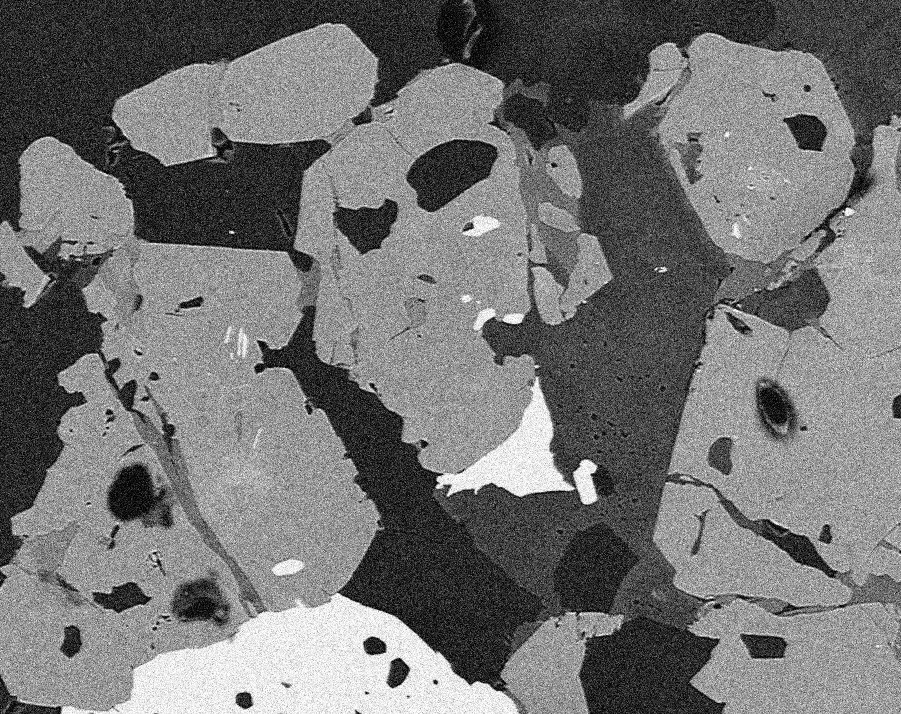
#> input picture OpenCV/BSE_Google_noisy.jpg, 901 x 714 px
$ jupyter execute 'denoising and edge detection.ipynb'
#> lines starting #> are read from the running program, lines starting #| are printed output that depends on the picture
[cell 1]
import cv2
import numpy as np
from matplotlib import pyplot as plt

[cell 2]
img = cv2.imread("BSE_Google_noisy.jpg")
#> img is the input picture: shape (714, 901, 3); min 0, max 255, mean 114.9

[cell 3]
kernel=np.ones((3,3), np.float32)/9

[cell 4]
filt_2D=cv2.filter2D(img, -1, kernel)

[cell 5]
cv2.imshow("original",img)
cv2.imshow("2D Custom Filter", filt_2D)
cv2.waitKey(0)
cv2.destroyAllWindows()

[cell 6]
blur=cv2.blur(img,(3,3))

[cell 7]
cv2.imshow("original",img)
cv2.imshow("Blurred", blur)
cv2.waitKey(0)
cv2.destroyAllWindows()

[cell 8]
gaussian_blur=cv2.GaussianBlur(img, (5,5),0)

[cell 9]
cv2.imshow("original",img)
cv2.imshow("Gaussian Blurred", gaussian_blur)
cv2.waitKey(0)
cv2.destroyAllWindows()

[cell 10]
median=cv2.medianBlur(img,5)

[cell 11]
cv2.imshow("original",img)
cv2.imshow("Median Blurred", median)
cv2.waitKey(0)
cv2.destroyAllWindows()

[cell 12]
bilateral_blur=cv2.bilateralFilter(img, 9,75,75)

[cell 13]
cv2.imshow("original",img)
cv2.imshow("Bilateral Blurred", bilateral_blur)
cv2.waitKey(0)
cv2.destroyAllWindows()

<h3>edge detection

[cell 14]
image=cv2.imread("Neuron.jpg",0)
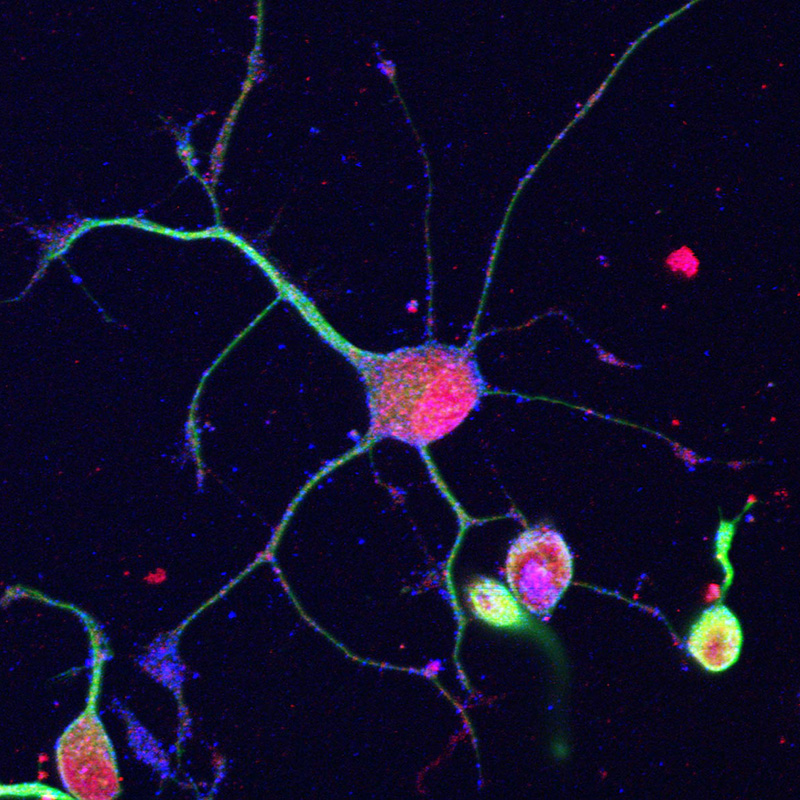
#> input picture OpenCV/Neuron.jpg, 800 x 800 px
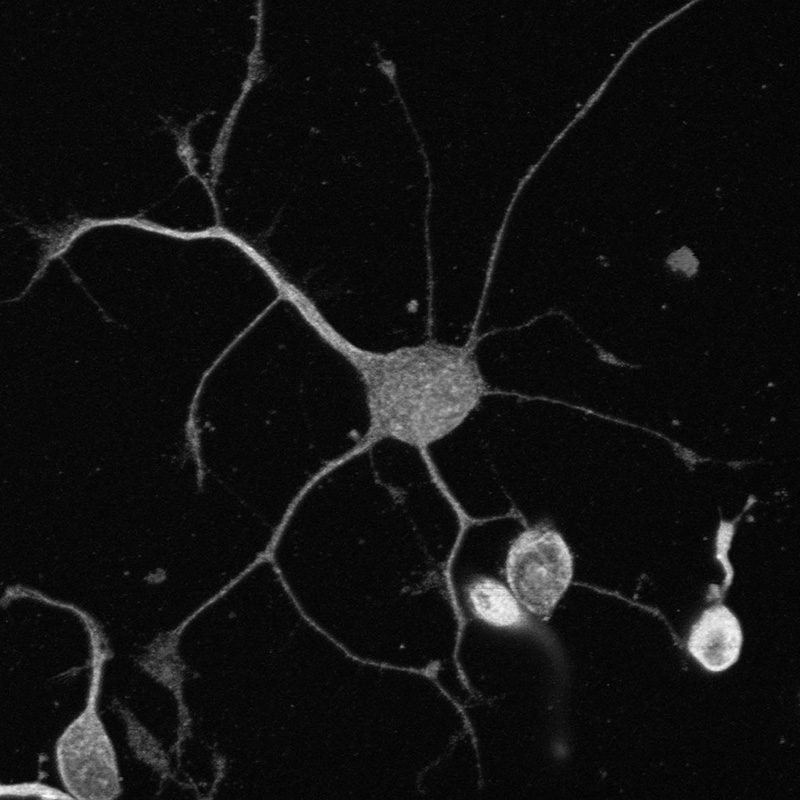
#> image: shape (800, 800); min 0, max 253, mean 17.8

[cell 15]
edges=cv2.Canny(image, 100 , 200)
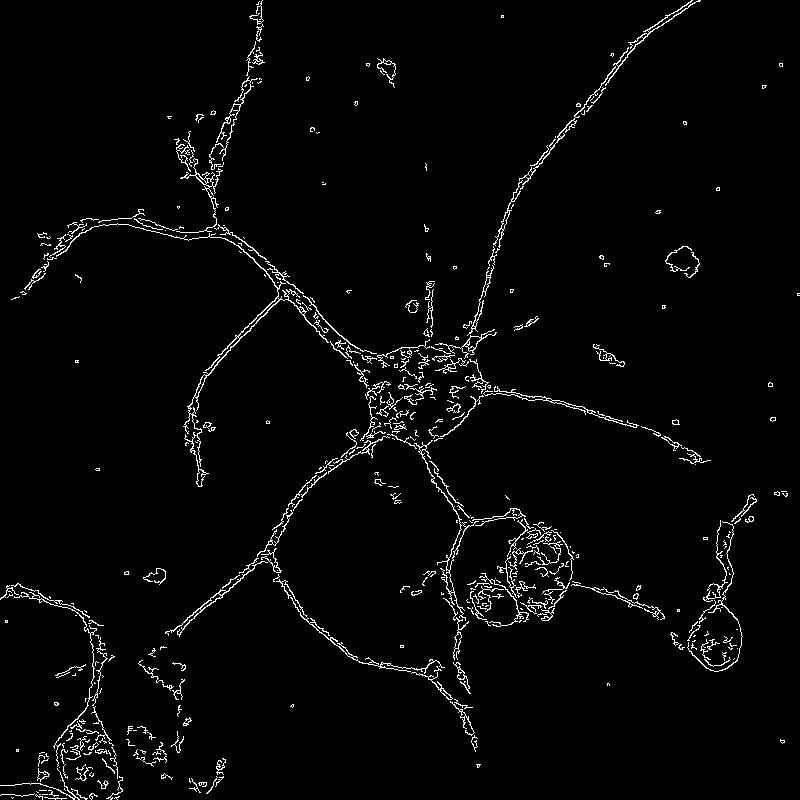
#> edges: shape (800, 800); 2.6% white in thin lines or dots
